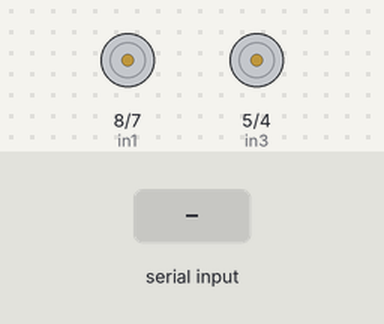
Simulated run of this sketch. Board: Arduino Uno, built with avr-gcc and run on an emulated ATmega328P. On the bench: motor-driver pin pairs drawn as motors (green arrow = first pin HIGH = forward, orange = second pin HIGH = backward, longer = more drive, scaled by the enable pin). Inputs (shaded band) come from the test bench. What the sketch prints to the serial monitor is not drawn.

Above: at 1.2 s.
1.3 s: "w" received over Serial
At 2.2 s:
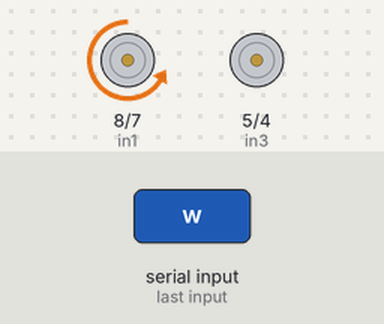
4.3 s: "i" received over Serial
At 6.5 s:
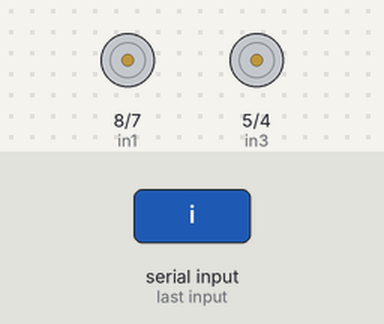
6.8 s: "s" received over Serial
At 8.2 s:
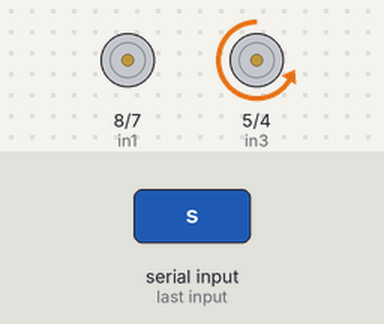
Timing chart, 0 to 9.8 s (numbered marks = the images above; inputs shaded):
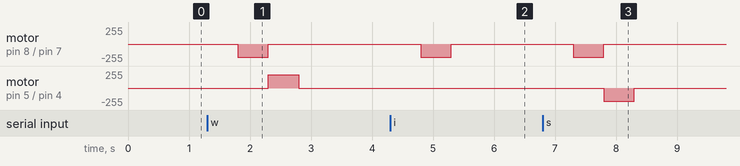

The sketch:

antennaMoveWithDir.ino
```cpp
//Motor prev control pan
//Motor curr control tilt
//Use WprevSD to control move :
//W: tilt upward,
//S: tilt downward
//prev: pan left
//D: pan right


// Motor prev

int enA = 9;
int in1 = 8;
int in2 = 7;

// Motor curr

int enB = 3;
int in3 = 5;
int in4 = 4;

// Coordinates
float robotPos[2] = {1,1};
float groundPos[2] = {0,0};   //this will remain the same
float prev[2]={1.0,1.0};
float curr[2]={2.0,1.0};
float dTheta = 0.0;
float dPhi = 0.0;
float temp = 0.0;
int dirPan  = 1;
int dirTilt = 0;

void setup(){

  // Set all the motor control pins to outputs

  pinMode(enA, OUTPUT);
  pinMode(enB, OUTPUT);
  pinMode(in1, OUTPUT);
  pinMode(in2, OUTPUT);
  pinMode(in3, OUTPUT);
  pinMode(in4, OUTPUT);
  Serial.begin(9600);     // opens serial port, sets data rate to 9600 bps
}

void updatePos(char in){
  prev[0] = robotPos[0];
  prev[1] = robotPos[1];
  if(in == 'i' || in == 'j' || in == 'k' || in == 'l'){
    if(in == 'i'){//Pan Left (Motor prev)
       robotPos[1]+=1.0;
     }
     else if(in == 'j'){//Pan right (Motor prev)
      robotPos[0]-=1.0;
      }
     else if(in == 'k'){//tilt up (Motor curr)
       robotPos[1]-=1.0;
      }
     else if(in == 'l'){//tilt down (Motor curr)
       robotPos[0]+=1.0;
      }

      //Serial.print("I received: ");
      Serial.print("x:");
      Serial.println(robotPos[0]);
      Serial.print("\n y:");
      Serial.println(robotPos[1]);

  }
  curr[0] = robotPos[0];
  curr[1] = robotPos[1];

  delay(500);
}

float mag(float vec[2]){
  return sqrt(vec[0]*vec[0]+vec[1]*vec[1]);
}
void updatedirPan(){
  if (0<curr[0]/prev[0]-curr[1]/prev[1]>0.5){
    if (curr[0]-prev[0]<=0 && curr[1]-prev[1]>=0){
      dirPan = -1;                                  // anticlockwise
    }else if (curr[0]-prev[0]>=0 && curr[1]-prev[1]<=0){
      dirPan = 1;                                   // clockwise
    }
  }
  //float mag = sqrt(curr);
  if (0<curr[0]/prev[0]-curr[1]/prev[1]<0.5){
    //dirPan =0;   // do not change the pan direction
    if ((curr[0]-prev[0])>0 or (curr[1]-prev[1])>0){
      dirTilt = 1;                                  // up
    }else if ((curr[0]-prev[0])<0 or (curr[1]-prev[1])<0){
      dirTilt = -1;                                 // down
    }
  }
}

void loop() {
        char input;

        /*get robotPos
        do robotPos-groundPos = prev
        delay_ms
        do robotPos - groundPos = curr
        do acos(-(curr0*prev0+curr1*prev1)/(sqrt(curr0^2+curr1^2)*sqrt(prev0^2+prev1^2)))
        deltaTheta = -()
        0.007874 m/s
        */

        temp = ((curr[0]*prev[0]+curr[1]*prev[1])/(sqrt(curr[0]*curr[0]+curr[1]*curr[1])*sqrt(prev[0]*prev[0]+prev[1]*prev[1])));
        dTheta = acos(temp);
        dPhi = atan(2.0/(robotPos[0]*robotPos[0]+robotPos[1]*robotPos[1]));

        // send data only when you receive data:
        if (Serial.available() > 0) {
                // read the incoming byte:
                input = Serial.read();

                updatePos(input);
                updatedirPan();
                Serial.print("dirPan");
                Serial.println(dirPan);
                Serial.print("dirTilt");
                Serial.println(dirTilt);
                if(input == 'w' || dirPan == 1 || input == 's' || dirPan == -1){
                  if(dirPan == -1){//Pan Left (Motor prev)
                     digitalWrite(in1, HIGH);
                     digitalWrite(in2, LOW);
                     analogWrite(enA, 200);
                     delay(500);
                     Serial.print("I received:a");
                     digitalWrite(in1, LOW); //turn off the motors
                     digitalWrite(in2, LOW);
                   }
                   if(dirPan==1){//Pan right (Motor prev)
                     digitalWrite(in1, LOW);
                     digitalWrite(in2, HIGH);
                     analogWrite(enA, 200);
                     delay(500);
                     Serial.print("I received:d ");
                     digitalWrite(in1, LOW); //turn off the motors
                     digitalWrite(in2, LOW);
                    }
                   if(input == 'w'){//tilt up (Motor curr)
                     digitalWrite(in3, HIGH);
                     digitalWrite(in4, LOW);
                     analogWrite(enB, 200);
                     delay(500);
                     Serial.print("I received:");
                     Serial.println(input);
                     digitalWrite(in3, LOW); //turn off the motors
                     digitalWrite(in4, LOW);
                    }
                   if(input == 's'){//tilt down (Motor curr)
                     digitalWrite(in3, LOW);
                     digitalWrite(in4, HIGH);
                     analogWrite(enB, 200);
                     delay(500);
                     Serial.print("I received:");
                     Serial.println(input);
                     digitalWrite(in3, LOW); //turn off the motors
                     digitalWrite(in4, LOW);
                    }
                }else{Serial.println("wrong ");}
        }
}
//w: 119 10
//a: 97 10
//s: 115 10
//d: 100 10
```

Measured:
- after the input at 1.3 s, motor on pin 8 (in1) / pin 7 (in2): stopped → backward 200/255 after 0.50 s, → stopped 0.50 s later; motor on pin 5 (in3) / pin 4 (in4): stopped → forward 200/255 after 1.0 s, → stopped 0.50 s later
- after the input at 4.3 s, motor on pin 8 (in1) / pin 7 (in2): stopped → backward 200/255 after 0.50 s, → stopped 0.50 s later
- after the input at 6.8 s, motor on pin 8 (in1) / pin 7 (in2): stopped → backward 200/255 after 0.50 s, → stopped 0.50 s later; motor on pin 5 (in3) / pin 4 (in4): stopped → backward 200/255 after 1.0 s, → stopped 0.50 s later
